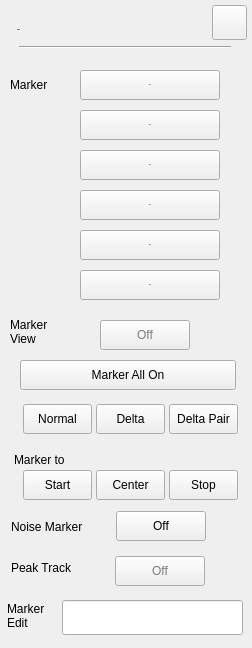
 <widget class="QWidget" name="RtSa_Dialog_MarkerSetup">
  <property name="geometry">
   <rect>
    <x>0</x>
    <y>0</y>
    <width>252</width>
    <height>648</height>
   </rect>
  </property>
  <property name="windowTitle">
   <string>Form</string>
  </property>
  <property name="styleSheet">
   <string notr="true">/************************indoor******************/
#RtSa_Dialog_MarkerSetup[status = &quot;indoor&quot;]
#widget
{
	background-color:rgba(211,211,211,0.9);
}
#RtSa_Dialog_MarkerSetup[status = &quot;indoor&quot;]
#widget&gt;QLabel
{
	font: 75 13px &quot;Arial&quot;;
	color:rgba(46,46,46,1);
}
#RtSa_Dialog_MarkerSetup[status = &quot;indoor&quot;]
#widget&gt;#lblTitle
{
	font: 75 20px &quot;Arial&quot;;
	color:rgba(46,46,46,1);
	line-height:23px;
	font-weight:bold;
}
#RtSa_Dialog_MarkerSetup[status = &quot;indoor&quot;]
#pb_cancel
{
border-style:flat;
background-color:rgba(0,0,0,0);
background-image: url(:/rtsa/image/btn_close_normal.png);
}
#RtSa_Dialog_MarkerSetup[status = &quot;indoor&quot;]
#pb_cancel:pressed
{
background-image: url(:/rtsa/image/btn_close_click.png);
}
#RtSa_Dialog_MarkerSetup[status = &quot;indoor&quot;]
#line
{
	background-color:rgba(46,46,46,1);
}
#RtSa_Dialog_MarkerSetup[status = &quot;indoor&quot;]
RtSa_LineEdit
{
	
	background-color: rgba(255, 255, 255, 0.6);
	color:rgb(161, 114, 23);
	padding-left:6px;
	font: 75 13px &quot;Arial&quot;;
	font-weight:bold;
}
#RtSa_Dialog_MarkerSetup[status = &quot;indoor&quot;]
RtSa_LineEdit:focus
{
	outline: none;
	border:2px solid rgba(162,115,0,1);
}
#RtSa_Dialog_MarkerSetup[status = &quot;indoor&quot;]
QPushButton
{
	font:75 13px &quot;Arial&quot;;
	font-weight:bold;
	color:rgba(123, 123, 123, 1);
	border-style:flat;
}
#RtSa_Dialog_MarkerSetup[status = &quot;indoor&quot;]
QPushButton:checked
{
	color:rgba(87, 87, 87, 1);
	border-style:flat;
}
#RtSa_Dialog_MarkerSetup[status = &quot;indoor&quot;]
#pb_mkrnoise,
#pb_toggle,
#pb_peakTrack
{
	background-color:rgba(0,0,0,0);
	font: 75 13px &quot;Arial&quot;;
	font-weight:bold;
	color:rgba(87, 87, 87, 1);
}
#RtSa_Dialog_MarkerSetup[status = &quot;indoor&quot;]
#pb_mkrnoise:checked,
#pb_toggle:checked,
#pb_peakTrack:checked
{
	padding:7px 44px 6px 25px;
	color:rgba(87, 87, 87, 1);
	border-image: url(:/rtsa/image/toggle_on.png);
}
#RtSa_Dialog_MarkerSetup[status = &quot;indoor&quot;]
#pb_mkrnoise:!checked,
#pb_toggle:!checked,
#pb_peakTrack:!checked
{
	padding:7px 17px 6px 36px;
	color:rgba(123, 123, 123, 1);
	border-image: url(:/rtsa/image/toggle_off.png);
}
#RtSa_Dialog_MarkerSetup[status = &quot;indoor&quot;]
#widget&gt;#pb_Normal:checked,
#widget&gt;#pb_Start:pressed
{
	background-image: url(:/rtsa/image/fre_checked_left.png);
}
#RtSa_Dialog_MarkerSetup[status = &quot;indoor&quot;]
#widget&gt;#pb_Normal:!checked,
#widget&gt;#pb_Start
{
   color: #7B7B7B;
	background-image: url(:/rtsa/image/fre_checked_right.png);
}
#RtSa_Dialog_MarkerSetup[status = &quot;indoor&quot;]
#widget&gt;#pb_DeltaPair:checked,
#widget&gt;#pb_Stop:pressed
{
	background-image: url(:/rtsa/image/fre_checked_right.png);
	background-position:right;
}
#RtSa_Dialog_MarkerSetup[status = &quot;indoor&quot;]
#widget&gt;#pb_DeltaPair:!checked,
#widget&gt;#pb_Stop
{
   color: #7B7B7B;
	background-image: url(:/rtsa/image/fre_checked_left.png);
	background-position:right;
}
#RtSa_Dialog_MarkerSetup[status = &quot;indoor&quot;]
#widget&gt;#pb_DeltaPair,
#widget&gt;#pb_Delta,
#widget&gt;#pb_Normal
{
	font: 75 13px &quot;Arial&quot;;
	font-weight:bold;
   color: #7B7B7B;  
}
/************************outdoor******************/
#RtSa_Dialog_MarkerSetup[status = &quot;outdoor&quot;]
#widget
{
	background-color:rgba(211,211,211,0.9);
}
#RtSa_Dialog_MarkerSetup[status = &quot;outdoor&quot;]
#widget&gt;QLabel
{
	font: 75 13px &quot;Arial&quot;;
	color:rgba(46,46,46,1);
}
#RtSa_Dialog_MarkerSetup[status = &quot;outdoor&quot;]
#widget&gt;#lblTitle
{
	font: 75 20px &quot;Arial&quot;;
	color:rgba(46,46,46,1);
	line-height:23px;
	font-weight:bold;
}
#RtSa_Dialog_MarkerSetup[status = &quot;outdoor&quot;]
#pb_cancel
{
border-style:flat;
background-color:rgba(0,0,0,0);
background-image: url(:/rtsa/image/btn_close_normal.png);
}
#RtSa_Dialog_MarkerSetup[status = &quot;outdoor&quot;]
#pb_cancel:pressed
{
background-image: url(:/rtsa/image/btn_close_click.png);
}
#RtSa_Dialog_MarkerSetup[status = &quot;outdoor&quot;]
#line
{
	background-color:rgba(46,46,46,1);
}
#RtSa_Dialog_MarkerSetup[status = &quot;outdoor&quot;]
RtSa_LineEdit
{
	
	background-color: rgba(255, 255, 255, 0.6);
	color:rgb(161, 114, 23);
	padding-left:6px;
	font: 75 13px &quot;Arial&quot;;
	font-weight:bold;
}
#RtSa_Dialog_MarkerSetup[status = &quot;outdoor&quot;]
RtSa_LineEdit:focus
{
	outline: none;
	border:2px solid rgba(162,115,0,1);
}
#RtSa_Dialog_MarkerSetup[status = &quot;outdoor&quot;]
QPushButton
{
	color:rgba(0, 0, 0,1);
	font: 75 13px &quot;Arial&quot;;
	border-style:flat;
	font-weight:bold;
}
#RtSa_Dialog_MarkerSetup[status = &quot;outdoor&quot;]
QPushButton:checked
{
	color:rgba(87, 87, 87, 1);
	border-style:flat;
}
#RtSa_Dialog_MarkerSetup[status = &quot;outdoor&quot;]
#pb_mkrnoise,
#pb_toggle,
#pb_peakTrack
{
	background-color:rgba(0,0,0,0);
	font: 75 13px &quot;Arial&quot;;
	font-weight:bold;
	color:rgba(87, 87, 87, 1);
}
#RtSa_Dialog_MarkerSetup[status = &quot;outdoor&quot;]
#pb_mkrnoise:checked,
#pb_toggle:checked,
#pb_peakTrack:checked
{
	padding:7px 44px 6px 25px;
	color:rgba(87, 87, 87, 1);
	border-image: url(:/rtsa/image/toggle_on.png);
}
#RtSa_Dialog_MarkerSetup[status = &quot;outdoor&quot;]
#pb_mkrnoise:!checked,
#pb_toggle:!checked,
#pb_peakTrack:!checked
{
	padding:7px 17px 6px 36px;
	color:rgba(123, 123, 123, 1);
	border-image: url(:/rtsa/image/toggle_off.png);
}
#RtSa_Dialog_MarkerSetup[status = &quot;outdoor&quot;]
#widget&gt;#pb_Normal:checked,
#widget&gt;#pb_Start:pressed
{
	background-image: url(:/rtsa/image/fre_checked_left.png);
}
#RtSa_Dialog_MarkerSetup[status = &quot;outdoor&quot;]
#widget&gt;#pb_Normal:!checked,
#widget&gt;#pb_Start
{
color: #7B7B7B;
	background-image: url(:/rtsa/image/fre_checked_right.png);
}
#RtSa_Dialog_MarkerSetup[status = &quot;outdoor&quot;]
#widget&gt;#pb_DeltaPair:checked,
#widget&gt;#pb_Stop:pressed
{
	background-image: url(:/rtsa/image/fre_checked_right.png);
	background-position:right;
}
#RtSa_Dialog_MarkerSetup[status = &quot;outdoor&quot;]
#widget&gt;#pb_DeltaPair:!checked,
#widget&gt;#pb_Stop
{
color: #7B7B7B;
	background-image: url(:/rtsa/image/fre_checked_left.png);
	background-position:right;
}
#RtSa_Dialog_MarkerSetup[status = &quot;outdoor&quot;]
#widget&gt;#pb_DeltaPair,
#widget&gt;#pb_Delta,
#widget&gt;#pb_Normal
{
	font: 75 13px &quot;Arial&quot;;
	font-weight:bold;
color: #7B7B7B;
}
/************************night******************/
#RtSa_Dialog_MarkerSetup[status = &quot;night&quot;]
#widget
{
	background-color:rgba(208,182,139,0.9);
}
#RtSa_Dialog_MarkerSetup[status = &quot;night&quot;]
#widget&gt;QLabel
{
	font: 75 13px &quot;Arial&quot;;
	color:rgba(46,46,46,1);
}
#RtSa_Dialog_MarkerSetup[status = &quot;night&quot;]
#widget&gt;#lblTitle
{
	font: 75 20px &quot;Arial&quot;;
	color:rgba(46,46,46,1);
	line-height:23px;
	font-weight:bold;
}
#RtSa_Dialog_MarkerSetup[status = &quot;night&quot;]
#pb_cancel
{
background-color:rgba(0,0,0,0);
border-image: url(:/rtsa/image/night/btn_close_normal.png);
}
#RtSa_Dialog_MarkerSetup[status = &quot;night&quot;]
#pb_cancel:pressed
{
border-image: url(:/rtsa/image/night/btn_close_click.png);
}
#RtSa_Dialog_MarkerSetup[status = &quot;night&quot;]
#line
{
	background-color:rgba(46,46,46,1);
}
#RtSa_Dialog_MarkerSetup[status = &quot;night&quot;]
RtSa_LineEdit
{
	background: rgba(251,220,167,0.60);
   color:rgba(159,98,0,1);
	padding:8px 8px 7px 10px ;
	font: 75 13px &quot;Arial&quot;;
	font-weight:bold;
}
#RtSa_Dialog_MarkerSetup[status  =  &quot;night&quot;] 
RtSa_LineEdit:disable
{
	color:rgba(133,133,133,0.6);
}
#RtSa_Dialog_MarkerSetup[status = &quot;night&quot;]
RtSa_LineEdit:focus
{
	outline: none;
	border:2px solid rgba(162,115,0,1);
}
#RtSa_Dialog_MarkerSetup[status = &quot;night&quot;]
QPushButton
{
	color:rgba(123, 123, 123,1);
	font: 75 13px &quot;Arial&quot;;
	border-style:flat;
	font-weight:bold;
}
#RtSa_Dialog_MarkerSetup[status = &quot;night&quot;]
QPushButton:checked
{
	color:rgba(87, 87, 87, 1);
	border-style:flat;
}
#RtSa_Dialog_MarkerSetup[status = &quot;night&quot;]
#pb_mkrnoise,
#pb_toggle,
#pb_peakTrack
{
	background-color:rgba(0,0,0,0);
	font: 75 13px &quot;Arial&quot;;
	font-weight:bold;
	color:rgba(87, 87, 87, 1);
}
#RtSa_Dialog_MarkerSetup[status = &quot;night&quot;]
#pb_mkrnoise:checked,
#pb_toggle:checked,
#pb_peakTrack:checked
{
	padding:7px 44px 6px 25px;
	color:rgba(87, 87, 87, 1);
	border-image: url(:/rtsa/image/toggle_on.png);
}
#RtSa_Dialog_MarkerSetup[status = &quot;night&quot;]
#pb_mkrnoise:!checked,
#pb_toggle:!checked,
#pb_peakTrack:!checked
{
	padding:7px 17px 6px 36px;
	color:rgba(123, 123, 123, 1);
	border-image: url(:/rtsa/image/toggle_off.png);
}
#RtSa_Dialog_MarkerSetup[status = &quot;night&quot;]
#widget&gt;#pb_Normal:checked,
#widget&gt;#pb_Start:pressed
{
	background-image: url(:/rtsa/image/fre_checked_left.png);
}
#RtSa_Dialog_MarkerSetup[status = &quot;night&quot;]
#widget&gt;#pb_Normal:!checked,
#widget&gt;#pb_Start
{
color: #7B7B7B;
	background-image: url(:/rtsa/image/fre_checked_right.png);
}
#RtSa_Dialog_MarkerSetup[status = &quot;night&quot;]
#widget&gt;#pb_DeltaPair:checked,
#widget&gt;#pb_Stop:pressed
{
	background-image: url(:/rtsa/image/fre_checked_right.png);
	background-position:right;
}
#RtSa_Dialog_MarkerSetup[status = &quot;night&quot;]
#widget&gt;#pb_DeltaPair:!checked,
#widget&gt;#pb_Stop
{
color: #7B7B7B;
	background-image: url(:/rtsa/image/fre_checked_left.png);
	background-position:right;
}
#RtSa_Dialog_MarkerSetup[status = &quot;night&quot;]
#widget&gt;#pb_DeltaPair
#RtSa_Dialog_MarkerSetup[status = &quot;night&quot;]
#widget&gt;#pb_Delta
#RtSa_Dialog_MarkerSetup[status = &quot;night&quot;]
#widget&gt;#pb_Normal
{
color: #7B7B7B;
	font: 75 13px &quot;Arial&quot;;
	font-weight:bold;
}</string>
  </property>
  <property name="status" stdset="0">
   <string>night</string>
  </property>
  <widget class="QWidget" name="widget" native="true">
   <property name="geometry">
    <rect>
     <x>0</x>
     <y>0</y>
     <width>252</width>
     <height>651</height>
    </rect>
   </property>
   <property name="styleSheet">
    <string notr="true"/>
   </property>
   <widget class="RtSa_LineEdit" name="edit_MkrFreq">
    <property name="geometry">
     <rect>
      <x>62</x>
      <y>600</y>
      <width>181</width>
      <height>35</height>
     </rect>
    </property>
    <property name="readOnly">
     <bool>true</bool>
    </property>
   </widget>
   <widget class="QPushButton" name="pb_M1">
    <property name="geometry">
     <rect>
      <x>80</x>
      <y>70</y>
      <width>140</width>
      <height>30</height>
     </rect>
    </property>
    <property name="font">
     <font>
      <family>Arial</family>
      <pointsize>-1</pointsize>
      <weight>75</weight>
      <italic>false</italic>
      <bold>true</bold>
     </font>
    </property>
    <property name="styleSheet">
     <string notr="true">#RtSa_Dialog_MarkerSetup[status = &quot;indoor&quot;]
QPushButton
{
text-align:left;
padding-left:10px;
color:#7B7B7B;
background-image: url(:/rtsa/image/btn_mkr_nor.png);
}
#RtSa_Dialog_MarkerSetup[status = &quot;indoor&quot;]
QPushButton:checked
{
background-image: url(:/rtsa/image/btn_mkr_click.png);
}

#RtSa_Dialog_MarkerSetup[status = &quot;outdoor&quot;]
QPushButton
{
text-align:left;
padding-left:10px;
color:#7B7B7B;
background-image: url(:/rtsa/image/btn_mkr_nor.png);
}
#RtSa_Dialog_MarkerSetup[status = &quot;outdoor&quot;]
QPushButton:checked
{
background-image: url(:/rtsa/image/btn_mkr_click.png);
}

#RtSa_Dialog_MarkerSetup[status = &quot;night&quot;]
QPushButton
{
text-align:left;
padding-left:10px;
color:#7B7B7B;
background-image: url(:/rtsa/image/btn_mkr_nor.png);
}
#RtSa_Dialog_MarkerSetup[status = &quot;night&quot;]
QPushButton:checked
{
background-image: url(:/rtsa/image/btn_mkr_click.png);
}</string>
    </property>
    <property name="text">
     <string>M1</string>
    </property>
    <property name="checkable">
     <bool>true</bool>
    </property>
    <attribute name="buttonGroup">
     <string notr="true">MrkerSelectGroup</string>
    </attribute>
   </widget>
   <widget class="QPushButton" name="pb_M6">
    <property name="geometry">
     <rect>
      <x>80</x>
      <y>270</y>
      <width>140</width>
      <height>30</height>
     </rect>
    </property>
    <property name="font">
     <font>
      <family>Arial</family>
      <pointsize>-1</pointsize>
      <weight>75</weight>
      <italic>false</italic>
      <bold>true</bold>
     </font>
    </property>
    <property name="styleSheet">
     <string notr="true">#RtSa_Dialog_MarkerSetup[status = &quot;indoor&quot;]
QPushButton
{
text-align:left;
padding-left:10px;
color:#7B7B7B;
background-image: url(:/rtsa/image/btn_mkr_nor.png);
}
#RtSa_Dialog_MarkerSetup[status = &quot;indoor&quot;]
QPushButton:checked
{
background-image: url(:/rtsa/image/btn_mkr_click.png);
}

#RtSa_Dialog_MarkerSetup[status = &quot;outdoor&quot;]
QPushButton
{
text-align:left;
padding-left:10px;
color:#7B7B7B;
background-image: url(:/rtsa/image/btn_mkr_nor.png);
}
#RtSa_Dialog_MarkerSetup[status = &quot;outdoor&quot;]
QPushButton:checked
{
background-image: url(:/rtsa/image/btn_mkr_click.png);
}

#RtSa_Dialog_MarkerSetup[status = &quot;night&quot;]
QPushButton
{
text-align:left;
padding-left:10px;
color:#7B7B7B;
background-image: url(:/rtsa/image/btn_mkr_nor.png);
}
#RtSa_Dialog_MarkerSetup[status = &quot;night&quot;]
QPushButton:checked
{
background-image: url(:/rtsa/image/btn_mkr_click.png);
}</string>
    </property>
    <property name="text">
     <string>M6</string>
    </property>
    <property name="checkable">
     <bool>true</bool>
    </property>
    <attribute name="buttonGroup">
     <string notr="true">MrkerSelectGroup</string>
    </attribute>
   </widget>
   <widget class="QPushButton" name="pb_M2">
    <property name="geometry">
     <rect>
      <x>80</x>
      <y>110</y>
      <width>140</width>
      <height>30</height>
     </rect>
    </property>
    <property name="font">
     <font>
      <family>Arial</family>
      <pointsize>-1</pointsize>
      <weight>75</weight>
      <italic>false</italic>
      <bold>true</bold>
     </font>
    </property>
    <property name="styleSheet">
     <string notr="true">#RtSa_Dialog_MarkerSetup[status = &quot;indoor&quot;]
QPushButton
{
text-align:left;
padding-left:10px;
color:#7B7B7B;
background-image: url(:/rtsa/image/btn_mkr_nor.png);
}
#RtSa_Dialog_MarkerSetup[status = &quot;indoor&quot;]
QPushButton:checked
{
background-image: url(:/rtsa/image/btn_mkr_click.png);
}

#RtSa_Dialog_MarkerSetup[status = &quot;outdoor&quot;]
QPushButton
{
text-align:left;
padding-left:10px;
color:#7B7B7B;
background-image: url(:/rtsa/image/btn_mkr_nor.png);
}
#RtSa_Dialog_MarkerSetup[status = &quot;outdoor&quot;]
QPushButton:checked
{
background-image: url(:/rtsa/image/btn_mkr_click.png);
}

#RtSa_Dialog_MarkerSetup[status = &quot;night&quot;]
QPushButton
{
text-align:left;
padding-left:10px;
color:#7B7B7B;
background-image: url(:/rtsa/image/btn_mkr_nor.png);
}
#RtSa_Dialog_MarkerSetup[status = &quot;night&quot;]
QPushButton:checked
{
background-image: url(:/rtsa/image/btn_mkr_click.png);
}</string>
    </property>
    <property name="text">
     <string>M2</string>
    </property>
    <property name="checkable">
     <bool>true</bool>
    </property>
    <attribute name="buttonGroup">
     <string notr="true">MrkerSelectGroup</string>
    </attribute>
   </widget>
   <widget class="QPushButton" name="pb_M5">
    <property name="geometry">
     <rect>
      <x>80</x>
      <y>230</y>
      <width>140</width>
      <height>30</height>
     </rect>
    </property>
    <property name="font">
     <font>
      <family>Arial</family>
      <pointsize>-1</pointsize>
      <weight>75</weight>
      <italic>false</italic>
      <bold>true</bold>
     </font>
    </property>
    <property name="styleSheet">
     <string notr="true">#RtSa_Dialog_MarkerSetup[status = &quot;indoor&quot;]
QPushButton
{
text-align:left;
padding-left:10px;
color:#7B7B7B;
background-image: url(:/rtsa/image/btn_mkr_nor.png);
}
#RtSa_Dialog_MarkerSetup[status = &quot;indoor&quot;]
QPushButton:checked
{
background-image: url(:/rtsa/image/btn_mkr_click.png);
}

#RtSa_Dialog_MarkerSetup[status = &quot;outdoor&quot;]
QPushButton
{
text-align:left;
padding-left:10px;
color:#7B7B7B;
background-image: url(:/rtsa/image/btn_mkr_nor.png);
}
#RtSa_Dialog_MarkerSetup[status = &quot;outdoor&quot;]
QPushButton:checked
{
background-image: url(:/rtsa/image/btn_mkr_click.png);
}

#RtSa_Dialog_MarkerSetup[status = &quot;night&quot;]
QPushButton
{
text-align:left;
padding-left:10px;
color:#7B7B7B;
background-image: url(:/rtsa/image/btn_mkr_nor.png);
}
#RtSa_Dialog_MarkerSetup[status = &quot;night&quot;]
QPushButton:checked
{
background-image: url(:/rtsa/image/btn_mkr_click.png);
}</string>
    </property>
    <property name="text">
     <string>M5</string>
    </property>
    <property name="checkable">
     <bool>true</bool>
    </property>
    <attribute name="buttonGroup">
     <string notr="true">MrkerSelectGroup</string>
    </attribute>
   </widget>
   <widget class="QPushButton" name="pb_M4">
    <property name="geometry">
     <rect>
      <x>80</x>
      <y>190</y>
      <width>140</width>
      <height>30</height>
     </rect>
    </property>
    <property name="font">
     <font>
      <family>Arial</family>
      <pointsize>-1</pointsize>
      <weight>75</weight>
      <italic>false</italic>
      <bold>true</bold>
     </font>
    </property>
    <property name="styleSheet">
     <string notr="true">#RtSa_Dialog_MarkerSetup[status = &quot;indoor&quot;]
QPushButton
{
text-align:left;
padding-left:10px;
color:#7B7B7B;
background-image: url(:/rtsa/image/btn_mkr_nor.png);
}
#RtSa_Dialog_MarkerSetup[status = &quot;indoor&quot;]
QPushButton:checked
{
background-image: url(:/rtsa/image/btn_mkr_click.png);
}

#RtSa_Dialog_MarkerSetup[status = &quot;outdoor&quot;]
QPushButton
{
text-align:left;
padding-left:10px;
color:#7B7B7B;
background-image: url(:/rtsa/image/btn_mkr_nor.png);
}
#RtSa_Dialog_MarkerSetup[status = &quot;outdoor&quot;]
QPushButton:checked
{
background-image: url(:/rtsa/image/btn_mkr_click.png);
}

#RtSa_Dialog_MarkerSetup[status = &quot;night&quot;]
QPushButton
{
text-align:left;
padding-left:10px;
color:#7B7B7B;
background-image: url(:/rtsa/image/btn_mkr_nor.png);
}
#RtSa_Dialog_MarkerSetup[status = &quot;night&quot;]
QPushButton:checked
{
background-image: url(:/rtsa/image/btn_mkr_click.png);
}</string>
    </property>
    <property name="text">
     <string>M4</string>
    </property>
    <property name="checkable">
     <bool>true</bool>
    </property>
    <attribute name="buttonGroup">
     <string notr="true">MrkerSelectGroup</string>
    </attribute>
   </widget>
   <widget class="QPushButton" name="pb_M3">
    <property name="geometry">
     <rect>
      <x>80</x>
      <y>150</y>
      <width>140</width>
      <height>30</height>
     </rect>
    </property>
    <property name="font">
     <font>
      <family>Arial</family>
      <pointsize>-1</pointsize>
      <weight>75</weight>
      <italic>false</italic>
      <bold>true</bold>
     </font>
    </property>
    <property name="styleSheet">
     <string notr="true">#RtSa_Dialog_MarkerSetup[status = &quot;indoor&quot;]
QPushButton
{
text-align:left;
padding-left:10px;
color:#7B7B7B;
background-image: url(:/rtsa/image/btn_mkr_nor.png);
}
#RtSa_Dialog_MarkerSetup[status = &quot;indoor&quot;]
QPushButton:checked
{
background-image: url(:/rtsa/image/btn_mkr_click.png);
}

#RtSa_Dialog_MarkerSetup[status = &quot;outdoor&quot;]
QPushButton
{
text-align:left;
padding-left:10px;
color:#7B7B7B;
background-image: url(:/rtsa/image/btn_mkr_nor.png);
}
#RtSa_Dialog_MarkerSetup[status = &quot;outdoor&quot;]
QPushButton:checked
{
background-image: url(:/rtsa/image/btn_mkr_click.png);
}

#RtSa_Dialog_MarkerSetup[status = &quot;night&quot;]
QPushButton
{
text-align:left;
padding-left:10px;
color:#7B7B7B;
background-image: url(:/rtsa/image/btn_mkr_nor.png);
}
#RtSa_Dialog_MarkerSetup[status = &quot;night&quot;]
QPushButton:checked
{
background-image: url(:/rtsa/image/btn_mkr_click.png);
}</string>
    </property>
    <property name="text">
     <string>M3</string>
    </property>
    <property name="checkable">
     <bool>true</bool>
    </property>
    <attribute name="buttonGroup">
     <string notr="true">MrkerSelectGroup</string>
    </attribute>
   </widget>
   <widget class="QPushButton" name="pb_cancel">
    <property name="geometry">
     <rect>
      <x>212</x>
      <y>5</y>
      <width>35</width>
      <height>35</height>
     </rect>
    </property>
    <property name="text">
     <string/>
    </property>
   </widget>
   <widget class="QLabel" name="lblTitle">
    <property name="geometry">
     <rect>
      <x>17</x>
      <y>19</y>
      <width>98</width>
      <height>22</height>
     </rect>
    </property>
    <property name="font">
     <font>
      <family>Arial</family>
      <pointsize>-1</pointsize>
      <weight>75</weight>
      <italic>false</italic>
      <bold>true</bold>
     </font>
    </property>
    <property name="text">
     <string>Marker</string>
    </property>
   </widget>
   <widget class="Line" name="line">
    <property name="geometry">
     <rect>
      <x>19</x>
      <y>46</y>
      <width>212</width>
      <height>2</height>
     </rect>
    </property>
    <property name="orientation">
     <enum>Qt::Horizontal</enum>
    </property>
   </widget>
   <widget class="QLabel" name="label">
    <property name="geometry">
     <rect>
      <x>10</x>
      <y>69</y>
      <width>71</width>
      <height>31</height>
     </rect>
    </property>
    <property name="text">
     <string>Marker</string>
    </property>
   </widget>
   <widget class="QPushButton" name="pb_toggle">
    <property name="geometry">
     <rect>
      <x>100</x>
      <y>320</y>
      <width>90</width>
      <height>30</height>
     </rect>
    </property>
    <property name="styleSheet">
     <string notr="true">color:#7B7B7B;</string>
    </property>
    <property name="text">
     <string>Off</string>
    </property>
    <property name="checkable">
     <bool>true</bool>
    </property>
   </widget>
   <widget class="QPushButton" name="pb_mkrnoise">
    <property name="geometry">
     <rect>
      <x>116</x>
      <y>511</y>
      <width>90</width>
      <height>30</height>
     </rect>
    </property>
    <property name="styleSheet">
     <string notr="true"/>
    </property>
    <property name="text">
     <string>Off</string>
    </property>
    <property name="checkable">
     <bool>true</bool>
    </property>
   </widget>
   <widget class="QLabel" name="label_2">
    <property name="geometry">
     <rect>
      <x>11</x>
      <y>511</y>
      <width>91</width>
      <height>31</height>
     </rect>
    </property>
    <property name="text">
     <string>Noise Marker</string>
    </property>
   </widget>
   <widget class="QLabel" name="label_3">
    <property name="geometry">
     <rect>
      <x>7</x>
      <y>600</y>
      <width>81</width>
      <height>31</height>
     </rect>
    </property>
    <property name="text">
     <string>Marker
Edit</string>
    </property>
   </widget>
   <widget class="QPushButton" name="pb_peakTrack">
    <property name="geometry">
     <rect>
      <x>115</x>
      <y>556</y>
      <width>90</width>
      <height>30</height>
     </rect>
    </property>
    <property name="styleSheet">
     <string notr="true">color:#7B7B7B;</string>
    </property>
    <property name="text">
     <string>Off</string>
    </property>
    <property name="checkable">
     <bool>true</bool>
    </property>
   </widget>
   <widget class="QLabel" name="label_4">
    <property name="geometry">
     <rect>
      <x>11</x>
      <y>552</y>
      <width>71</width>
      <height>31</height>
     </rect>
    </property>
    <property name="text">
     <string>Peak Track</string>
    </property>
   </widget>
   <widget class="QLabel" name="label_5">
    <property name="geometry">
     <rect>
      <x>10</x>
      <y>317</y>
      <width>71</width>
      <height>30</height>
     </rect>
    </property>
    <property name="text">
     <string>Marker
View</string>
    </property>
   </widget>
   <widget class="QPushButton" name="pb_MkrAllOn">
    <property name="geometry">
     <rect>
      <x>20</x>
      <y>360</y>
      <width>216</width>
      <height>30</height>
     </rect>
    </property>
    <property name="styleSheet">
     <string notr="true">#RtSa_Dialog_MarkerSetup[status = &quot;indoor&quot;]
QPushButton
{
	font: 75 13px &quot;Arial&quot;;
	font-weight:bold;
	color:rgba(255, 255, 255, 1);
	background-image: url(:/rtsa/image/btn_w216_nor.png);
	text-align:center;
}
#RtSa_Dialog_MarkerSetup[status = &quot;indoor&quot;]
QPushButton:pressed
{
	
	background-image: url(:/rtsa/image/btn_w216_click.png);
}

#RtSa_Dialog_MarkerSetup[status = &quot;outdoor&quot;]
QPushButton
{
	font: 75 13px &quot;Arial&quot;;
	font-weight:bold;
	color:rgba(0, 0, 0, 1);
	background-image: url(:/rtsa/image/outdoor/btn_w216_nor.png);
	text-align:center;
}
#RtSa_Dialog_MarkerSetup[status = &quot;outdoor&quot;]
QPushButton:pressed
{
	
	background-image: url(:/rtsa/image/btn_w216_click.png);
}

#RtSa_Dialog_MarkerSetup[status = &quot;night&quot;]
QPushButton
{
	font: 75 13px &quot;Arial&quot;;
	font-weight:bold;
	color: #FBDBA7;
	background-image: url(:/rtsa/image/btn_w216_nor.png);
	text-align:center;
}
#RtSa_Dialog_MarkerSetup[status = &quot;night&quot;]
QPushButton:pressed
{
	
	background-image: url(:/rtsa/image/btn_w216_click.png);
}</string>
    </property>
    <property name="text">
     <string>Marker All On</string>
    </property>
   </widget>
   <widget class="QPushButton" name="pb_Normal">
    <property name="geometry">
     <rect>
      <x>23</x>
      <y>404</y>
      <width>69</width>
      <height>30</height>
     </rect>
    </property>
    <property name="focusPolicy">
     <enum>Qt::NoFocus</enum>
    </property>
    <property name="text">
     <string>Normal</string>
    </property>
    <property name="checkable">
     <bool>true</bool>
    </property>
    <attribute name="buttonGroup">
     <string notr="true">MrkerTypeGroup</string>
    </attribute>
   </widget>
   <widget class="QPushButton" name="pb_Delta">
    <property name="geometry">
     <rect>
      <x>96</x>
      <y>404</y>
      <width>69</width>
      <height>30</height>
     </rect>
    </property>
    <property name="focusPolicy">
     <enum>Qt::NoFocus</enum>
    </property>
    <property name="styleSheet">
     <string notr="true">#RtSa_Dialog_MarkerSetup[status = &quot;indoor&quot;]
QPushButton
{
text-align:center;
padding-left:0px;
color: #7B7B7B;
background-image: url(:/rtsa/image/btn_mkr_nor.png);
}
#RtSa_Dialog_MarkerSetup[status = &quot;indoor&quot;]
QPushButton:checked
{
background-image: url(:/rtsa/image/btn_mkr_click.png);
}

#RtSa_Dialog_MarkerSetup[status = &quot;outdoor&quot;]
QPushButton
{
text-align:center;
padding-left:0px;
color: #7B7B7B;
background-image: url(:/rtsa/image/btn_mkr_nor.png);
}
#RtSa_Dialog_MarkerSetup[status = &quot;outdoor&quot;]
QPushButton:checked
{
background-image: url(:/rtsa/image/btn_mkr_click.png);
}

#RtSa_Dialog_MarkerSetup[status = &quot;night&quot;]
QPushButton
{
text-align:center;
padding-left:0px;
color: #7B7B7B;
background-image: url(:/rtsa/image/btn_mkr_nor.png);
}
#RtSa_Dialog_MarkerSetup[status = &quot;night&quot;]
QPushButton:checked
{
background-image: url(:/rtsa/image/btn_mkr_click.png);
}</string>
    </property>
    <property name="text">
     <string>Delta</string>
    </property>
    <property name="checkable">
     <bool>true</bool>
    </property>
    <attribute name="buttonGroup">
     <string notr="true">MrkerTypeGroup</string>
    </attribute>
   </widget>
   <widget class="QPushButton" name="pb_Start">
    <property name="geometry">
     <rect>
      <x>23</x>
      <y>470</y>
      <width>69</width>
      <height>30</height>
     </rect>
    </property>
    <property name="text">
     <string>Start</string>
    </property>
   </widget>
   <widget class="QPushButton" name="pb_DeltaPair">
    <property name="geometry">
     <rect>
      <x>169</x>
      <y>404</y>
      <width>69</width>
      <height>30</height>
     </rect>
    </property>
    <property name="focusPolicy">
     <enum>Qt::NoFocus</enum>
    </property>
    <property name="text">
     <string>Delta Pair</string>
    </property>
    <property name="checkable">
     <bool>true</bool>
    </property>
    <attribute name="buttonGroup">
     <string notr="true">MrkerTypeGroup</string>
    </attribute>
   </widget>
   <widget class="QPushButton" name="pb_Center">
    <property name="geometry">
     <rect>
      <x>96</x>
      <y>470</y>
      <width>69</width>
      <height>30</height>
     </rect>
    </property>
    <property name="styleSheet">
     <string notr="true">#RtSa_Dialog_MarkerSetup[status = &quot;indoor&quot;]
QPushButton
{
text-align:center;
padding-left:0px;
color: #7B7B7B;
background-image: url(:/rtsa/image/btn_mkr_nor.png);
}
#RtSa_Dialog_MarkerSetup[status = &quot;indoor&quot;]
QPushButton:pressed
{
background-image: url(:/rtsa/image/btn_mkr_click.png);
}

#RtSa_Dialog_MarkerSetup[status = &quot;outdoor&quot;]
QPushButton
{
text-align:center;
padding-left:0px;
color: #7B7B7B;
background-image: url(:/rtsa/image/btn_mkr_nor.png);
}
#RtSa_Dialog_MarkerSetup[status = &quot;outdoor&quot;]
QPushButton:pressed
{
background-image: url(:/rtsa/image/btn_mkr_click.png);
}

#RtSa_Dialog_MarkerSetup[status = &quot;night&quot;]
QPushButton
{
text-align:center;
padding-left:0px;
color: #7B7B7B;
background-image: url(:/rtsa/image/btn_mkr_nor.png);
}
#RtSa_Dialog_MarkerSetup[status = &quot;night&quot;]
QPushButton:pressed
{
background-image: url(:/rtsa/image/btn_mkr_click.png);
}</string>
    </property>
    <property name="text">
     <string>Center</string>
    </property>
   </widget>
   <widget class="QLabel" name="label_6">
    <property name="geometry">
     <rect>
      <x>14</x>
      <y>451</y>
      <width>75</width>
      <height>17</height>
     </rect>
    </property>
    <property name="text">
     <string>Marker to</string>
    </property>
   </widget>
   <widget class="QPushButton" name="pb_Stop">
    <property name="geometry">
     <rect>
      <x>169</x>
      <y>470</y>
      <width>69</width>
      <height>30</height>
     </rect>
    </property>
    <property name="text">
     <string>Stop</string>
    </property>
   </widget>
   <widget class="QLabel" name="label_warning">
    <property name="geometry">
     <rect>
      <x>10</x>
      <y>40</y>
      <width>231</width>
      <height>71</height>
     </rect>
    </property>
    <property name="styleSheet">
     <string notr="true">#RtSa_Dialog_MarkerSetup[status  =  &quot;indoor&quot;] 
QLabel
{
	color:rgba(162, 115, 0,1);
	font: 80 15px &quot;Arial&quot;;
	font-weight:bold;
}

#RtSa_Dialog_MarkerSetup[status  =  &quot;outdoor&quot;] 
QLabel
{
	color:rgba(162, 115, 0,1);
	font: 80 15px &quot;Arial&quot;;
	font-weight:bold;
}

#RtSa_Dialog_MarkerSetup[status  =  &quot;night&quot;] 
QLabel
{
	color:rgba(159,98,0,1);
	font: 80 15px &quot;Arial&quot;;
	font-weight:bold;
}
</string>
    </property>
    <property name="text">
     <string/>
    </property>
   </widget>
  </widget>
 </widget>
